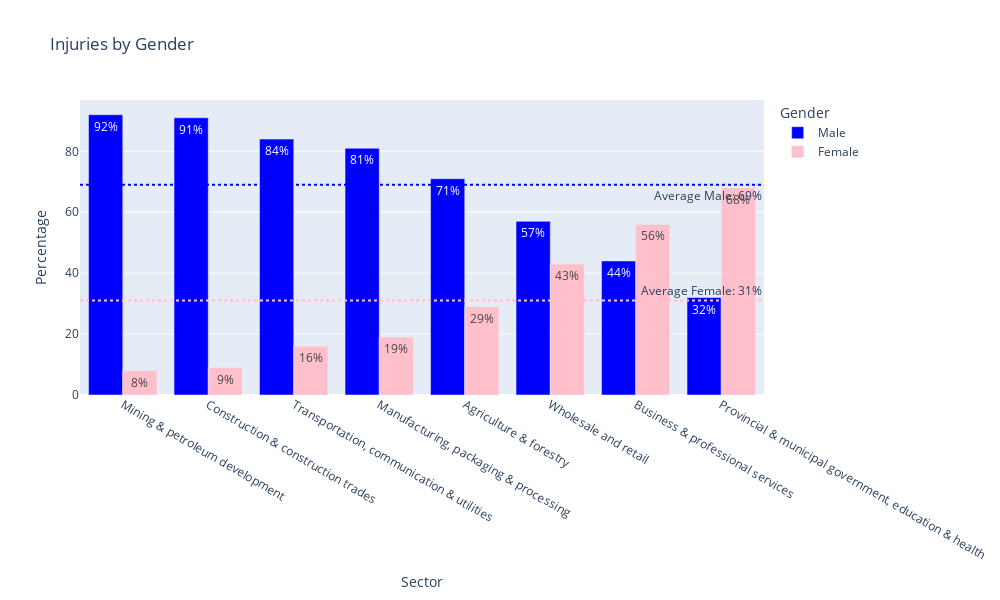

Write notebook code for a chart like this one.
### Code cell
import plotly.graph_objects as go

# Sort the DataFrame by male_percentage in descending order
df_sorted = df.sort_values(by='male_percentage', ascending=False)

# Divide the male and female percentages by 100 to convert them to proportions
df['male_percentage'] = df['injuries_by_gender'].apply(lambda x: x['male']) 
df['female_percentage'] = df['injuries_by_gender'].apply(lambda x: x['female']) 

# Calculate average number of injured workers by gender (in thousands)
average_male_percentage = df_sorted['injuries_by_gender'].apply(lambda x: x['male']).mean()
average_female_percentage = df_sorted['injuries_by_gender'].apply(lambda x: x['female']).mean()

# Plotting the bar chart using Plotly
fig = go.Figure()
fig.add_trace(go.Bar(
    x=df_sorted['Sector'],
    y=df_sorted['male_percentage'],
    name='Male',
    marker_color='blue',
    hoverinfo='y+name',
    text=df_sorted['male_percentage'].apply(lambda x: f'{x:.0f}%'),
    textposition='auto'
))
fig.add_trace(go.Bar(
    x=df_sorted['Sector'],
    y=df_sorted['female_percentage'],
    name='Female',
    marker_color='pink',
    hoverinfo='y+name',
    text=df_sorted['female_percentage'].apply(lambda x: f'{x:.0f}%'),
    textposition='auto'
))

# Add average line (in proportions)
fig.add_hline(y=average_male_percentage, line_dash="dot", line_color="blue",
              annotation_text=f'Average Male: {average_male_percentage:.0f}%', annotation_position="bottom right")
fig.add_hline(y=average_female_percentage, line_dash="dot", line_color="pink",
              annotation_text=f'Average Female: {average_female_percentage:.0f}%', annotation_position="top right")

# Update layout for larger plot dimensions and descending order
fig.update_layout(title='Injuries by Gender',
                  xaxis_title='Sector', yaxis_title='Percentage',
                  barmode='group', legend_title='Gender',
                  width=1000, height=600,
                  xaxis={'categoryorder': 'total descending'})  # Sort x-axis in descending order

# Show plot
fig.show()

### Figure 1 — Plotly figure (JSON) as saved in the notebook; plotly's stock layout.template omitted (floating-point values rounded to 4 significant figures)
{"data": [{"hoverinfo": "y+name", "marker": {"color": "blue"}, "name": "Male", "text": ["92%", "91%", "84%", "81%", "71%", "57%", "44%", "32%"], "textposition": "auto", "type": "bar", "x": ["Mining & petroleum development", "Construction & construction trades", "Transportation, communication & utilities", "Manufacturing, packaging & processing", "Agriculture & forestry", "Wholesale and retail", "Business & professional services", "Provincial & municipal government, education & health"], "y": [92, 91, 84, 81, 71, 57, 44, 32]}, {"hoverinfo": "y+name", "marker": {"color": "pink"}, "name": "Female", "text": ["8%", "9%", "16%", "19%", "29%", "43%", "56%", "68%"], "textposition": "auto", "type": "bar", "x": ["Mining & petroleum development", "Construction & construction trades", "Transportation, communication & utilities", "Manufacturing, packaging & processing", "Agriculture & forestry", "Wholesale and retail", "Business & professional services", "Provincial & municipal government, education & health"], "y": [8, 9, 16, 19, 29, 43, 56, 68]}], "layout": {"annotations": [{"showarrow": false, "text": "Average Male: 69%", "x": 1, "xanchor": "right", "xref": "x domain", "y": 69, "yanchor": "top", "yref": "y"}, {"showarrow": false, "text": "Average Female: 31%", "x": 1, "xanchor": "right", "xref": "x domain", "y": 31, "yanchor": "bottom", "yref": "y"}], "barmode": "group", "height": 600, "legend": {"title": {"text": "Gender"}}, "shapes": [{"line": {"color": "blue", "dash": "dot"}, "type": "line", "x0": 0, "x1": 1, "xref": "x domain", "y0": 69, "y1": 69, "yref": "y"}, {"line": {"color": "pink", "dash": "dot"}, "type": "line", "x0": 0, "x1": 1, "xref": "x domain", "y0": 31, "y1": 31, "yref": "y"}], "title": {"text": "Injuries by Gender"}, "width": 1000, "xaxis": {"categoryorder": "total descending", "title": {"text": "Sector"}}, "yaxis": {"title": {"text": "Percentage"}}}}
